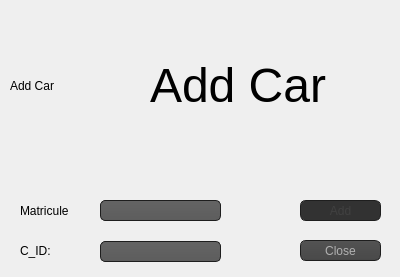
<?xml version="1.0" encoding="UTF-8"?>
<ui version="4.0">
 <class>ADD</class>
 <widget class="QDialog" name="ADD">
  <property name="geometry">
   <rect>
    <x>0</x>
    <y>0</y>
    <width>400</width>
    <height>277</height>
   </rect>
  </property>
  <property name="windowTitle">
   <string>Dialog</string>
  </property>
  <property name="styleSheet">
   <string notr="true">QToolTip
{
     border: 1px solid black;
     background-color: #ffa02f;
     padding: 1px;
     border-radius: 3px;
     opacity: 100;
}

QWidget
{

}

QWidget:item:hover
{
    background-color: QLinearGradient( x1: 0, y1: 0, x2: 0, y2: 1, stop: 0 #ffa02f, stop: 1 #ca0619);
    color: #000000;
}

QWidget:item:selected
{
    background-color: QLinearGradient( x1: 0, y1: 0, x2: 0, y2: 1, stop: 0 #ffa02f, stop: 1 #d7801a);
}

QMenuBar::item
{
    background: transparent;
}

QMenuBar::item:selected
{
    background: transparent;
    border: 1px solid #ffaa00;
}

QMenuBar::item:pressed
{
    background: #444;
    border: 1px solid #000;
    background-color: QLinearGradient(
        x1:0, y1:0,
        x2:0, y2:1,
        stop:1 #212121,
        stop:0.4 #343434/*,
        stop:0.2 #343434,
        stop:0.1 #ffaa00*/
    );
    margin-bottom:-1px;
    padding-bottom:1px;
}

QMenu
{
    border: 1px solid #000;
}

QMenu::item
{
    padding: 2px 20px 2px 20px;
}

QMenu::item:selected
{
    color: #000000;
}

QWidget:disabled
{
    color: #404040;
    background-color: #323232;
}

QAbstractItemView
{
    background-color: QLinearGradient( x1: 0, y1: 0, x2: 0, y2: 1, stop: 0 #4d4d4d, stop: 0.1 #646464, stop: 1 #5d5d5d);
}

QWidget:focus
{
    /*border: 2px solid QLinearGradient( x1: 0, y1: 0, x2: 0, y2: 1, stop: 0 #ffa02f, stop: 1 #d7801a);*/
}

QLineEdit
{
    background-color: QLinearGradient( x1: 0, y1: 0, x2: 0, y2: 1, stop: 0 #4d4d4d, stop: 0 #646464, stop: 1 #5d5d5d);
    padding: 1px;
    border-style: solid;
    border: 1px solid #1e1e1e;
    border-radius: 5;
}

QPushButton
{
    color: #b1b1b1;
    background-color: QLinearGradient( x1: 0, y1: 0, x2: 0, y2: 1, stop: 0 #565656, stop: 0.1 #525252, stop: 0.5 #4e4e4e, stop: 0.9 #4a4a4a, stop: 1 #464646);
    border-width: 1px;
    border-color: #1e1e1e;
    border-style: solid;
    border-radius: 6;
    padding: 3px;
    font-size: 12px;
    padding-left: 5px;
    padding-right: 5px;
}

QPushButton:pressed
{
    background-color: QLinearGradient( x1: 0, y1: 0, x2: 0, y2: 1, stop: 0 #2d2d2d, stop: 0.1 #2b2b2b, stop: 0.5 #292929, stop: 0.9 #282828, stop: 1 #252525);
}

QComboBox
{
    selection-background-color: #ffaa00;
    background-color: QLinearGradient( x1: 0, y1: 0, x2: 0, y2: 1, stop: 0 #565656, stop: 0.1 #525252, stop: 0.5 #4e4e4e, stop: 0.9 #4a4a4a, stop: 1 #464646);
    border-style: solid;
    border: 1px solid #1e1e1e;
    border-radius: 5;
}

QComboBox:hover,QPushButton:hover
{
    border: 2px solid QLinearGradient( x1: 0, y1: 0, x2: 0, y2: 1, stop: 0 #ffa02f, stop: 1 #d7801a);
}


QComboBox:on
{
    padding-top: 3px;
    padding-left: 4px;
    background-color: QLinearGradient( x1: 0, y1: 0, x2: 0, y2: 1, stop: 0 #2d2d2d, stop: 0.1 #2b2b2b, stop: 0.5 #292929, stop: 0.9 #282828, stop: 1 #252525);
    selection-background-color: #ffaa00;
}

QComboBox QAbstractItemView
{
    border: 2px solid darkgray;
    selection-background-color: QLinearGradient( x1: 0, y1: 0, x2: 0, y2: 1, stop: 0 #ffa02f, stop: 1 #d7801a);
}

QComboBox::drop-down
{
     subcontrol-origin: padding;
     subcontrol-position: top right;
     width: 15px;

     border-left-width: 0px;
     border-left-color: darkgray;
     border-left-style: solid; /* just a single line */
     border-top-right-radius: 3px; /* same radius as the QComboBox */
     border-bottom-right-radius: 3px;
 }

QComboBox::down-arrow
{
     image: url(:/down_arrow.png);
}

QGroupBox:focus
{
border: 2px solid QLinearGradient( x1: 0, y1: 0, x2: 0, y2: 1, stop: 0 #ffa02f, stop: 1 #d7801a);
}

QTextEdit:focus
{
    border: 2px solid QLinearGradient( x1: 0, y1: 0, x2: 0, y2: 1, stop: 0 #ffa02f, stop: 1 #d7801a);
}

QScrollBar:horizontal {
     border: 1px solid #222222;
     background: QLinearGradient( x1: 0, y1: 0, x2: 0, y2: 1, stop: 0.0 #121212, stop: 0.2 #282828, stop: 1 #484848);
     height: 7px;
     margin: 0px 16px 0 16px;
}

QScrollBar::handle:horizontal
{
      background: QLinearGradient( x1: 0, y1: 0, x2: 1, y2: 0, stop: 0 #ffa02f, stop: 0.5 #d7801a, stop: 1 #ffa02f);
      min-height: 20px;
      border-radius: 2px;
}

QScrollBar::add-line:horizontal {
      border: 1px solid #1b1b19;
      border-radius: 2px;
      background: QLinearGradient( x1: 0, y1: 0, x2: 1, y2: 0, stop: 0 #ffa02f, stop: 1 #d7801a);
      width: 14px;
      subcontrol-position: right;
      subcontrol-origin: margin;
}

QScrollBar::sub-line:horizontal {
      border: 1px solid #1b1b19;
      border-radius: 2px;
      background: QLinearGradient( x1: 0, y1: 0, x2: 1, y2: 0, stop: 0 #ffa02f, stop: 1 #d7801a);
      width: 14px;
     subcontrol-position: left;
     subcontrol-origin: margin;
}

QScrollBar::right-arrow:horizontal, QScrollBar::left-arrow:horizontal
{
      border: 1px solid black;
      width: 1px;
      height: 1px;
      background: white;
}

QScrollBar::add-page:horizontal, QScrollBar::sub-page:horizontal
{
      background: none;
}

QScrollBar:vertical
{
      background: QLinearGradient( x1: 0, y1: 0, x2: 1, y2: 0, stop: 0.0 #121212, stop: 0.2 #282828, stop: 1 #484848);
      width: 7px;
      margin: 16px 0 16px 0;
      border: 1px solid #222222;
}

QScrollBar::handle:vertical
{
      background: QLinearGradient( x1: 0, y1: 0, x2: 0, y2: 1, stop: 0 #ffa02f, stop: 0.5 #d7801a, stop: 1 #ffa02f);
      min-height: 20px;
      border-radius: 2px;
}

QScrollBar::add-line:vertical
{
      border: 1px solid #1b1b19;
      border-radius: 2px;
      background: QLinearGradient( x1: 0, y1: 0, x2: 0, y2: 1, stop: 0 #ffa02f, stop: 1 #d7801a);
      height: 14px;
      subcontrol-position: bottom;
      subcontrol-origin: margin;
}

QScrollBar::sub-line:vertical
{
      border: 1px solid #1b1b19;
      border-radius: 2px;
      background: QLinearGradient( x1: 0, y1: 0, x2: 0, y2: 1, stop: 0 #d7801a, stop: 1 #ffa02f);
      height: 14px;
      subcontrol-position: top;
      subcontrol-origin: margin;
}

QScrollBar::up-arrow:vertical, QScrollBar::down-arrow:vertical
{
      border: 1px solid black;
      width: 1px;
      height: 1px;
      background: white;
}


QScrollBar::add-page:vertical, QScrollBar::sub-page:vertical
{
      background: none;
}

QTextEdit
{
    background-color: #242424;
}

QPlainTextEdit
{
    background-color: #242424;
}

QHeaderView::section
{
    background-color: QLinearGradient(x1:0, y1:0, x2:0, y2:1, stop:0 #616161, stop: 0.5 #505050, stop: 0.6 #434343, stop:1 #656565);
    color: white;
    padding-left: 4px;
    border: 1px solid #6c6c6c;
}

QCheckBox:disabled
{
color: #414141;
}

QDockWidget::title
{
    text-align: center;
    spacing: 3px; /* spacing between items in the tool bar */
    background-color: QLinearGradient(x1:0, y1:0, x2:0, y2:1, stop:0 #323232, stop: 0.5 #242424, stop:1 #323232);
}

QDockWidget::close-button, QDockWidget::float-button
{
    text-align: center;
    spacing: 1px; /* spacing between items in the tool bar */
    background-color: QLinearGradient(x1:0, y1:0, x2:0, y2:1, stop:0 #323232, stop: 0.5 #242424, stop:1 #323232);
}

QDockWidget::close-button:hover, QDockWidget::float-button:hover
{
    background: #242424;
}

QDockWidget::close-button:pressed, QDockWidget::float-button:pressed
{
    padding: 1px -1px -1px 1px;
}

QMainWindow::separator
{
    background-color: QLinearGradient(x1:0, y1:0, x2:0, y2:1, stop:0 #161616, stop: 0.5 #151515, stop: 0.6 #212121, stop:1 #343434);
    color: white;
    padding-left: 4px;
    border: 1px solid #4c4c4c;
    spacing: 3px; /* spacing between items in the tool bar */
}

QMainWindow::separator:hover
{

    background-color: QLinearGradient(x1:0, y1:0, x2:0, y2:1, stop:0 #d7801a, stop:0.5 #b56c17 stop:1 #ffa02f);
    color: white;
    padding-left: 4px;
    border: 1px solid #6c6c6c;
    spacing: 3px; /* spacing between items in the tool bar */
}

QToolBar::handle
{
     spacing: 3px; /* spacing between items in the tool bar */
     background: url(:/images/handle.png);
}

QMenu::separator
{
    height: 2px;
    background-color: QLinearGradient(x1:0, y1:0, x2:0, y2:1, stop:0 #161616, stop: 0.5 #151515, stop: 0.6 #212121, stop:1 #343434);
    color: white;
    padding-left: 4px;
    margin-left: 10px;
    margin-right: 5px;
}

QProgressBar
{
    border: 2px solid grey;
    border-radius: 5px;
    text-align: center;
}

QProgressBar::chunk
{
    background-color: #d7801a;
    width: 2.15px;
    margin: 0.5px;
}

QTabBar::tab {
    color: #b1b1b1;
    border: 1px solid #444;
    border-bottom-style: none;
    background-color: #323232;
    padding-left: 10px;
    padding-right: 10px;
    padding-top: 3px;
    padding-bottom: 2px;
    margin-right: -1px;
}

QTabWidget::pane {
    border: 1px solid #444;
    top: 1px;
}

QTabBar::tab:last
{
    margin-right: 0; /* the last selected tab has nothing to overlap with on the right */
    border-top-right-radius: 3px;
}

QTabBar::tab:first:!selected
{
 margin-left: 0px; /* the last selected tab has nothing to overlap with on the right */


    border-top-left-radius: 3px;
}

QTabBar::tab:!selected
{
    color: #b1b1b1;
    border-bottom-style: solid;
    margin-top: 3px;
    background-color: QLinearGradient(x1:0, y1:0, x2:0, y2:1, stop:1 #212121, stop:.4 #343434);
}

QTabBar::tab:selected
{
    border-top-left-radius: 3px;
    border-top-right-radius: 3px;
    margin-bottom: 0px;
}

QTabBar::tab:!selected:hover
{
    /*border-top: 2px solid #ffaa00;
    padding-bottom: 3px;*/
    border-top-left-radius: 3px;
    border-top-right-radius: 3px;
    background-color: QLinearGradient(x1:0, y1:0, x2:0, y2:1, stop:1 #212121, stop:0.4 #343434, stop:0.2 #343434, stop:0.1 #ffaa00);
}

QRadioButton::indicator:checked, QRadioButton::indicator:unchecked{
    color: #b1b1b1;
    background-color: #323232;
    border: 1px solid #b1b1b1;
    border-radius: 6px;
}

QRadioButton::indicator:checked
{
    background-color: qradialgradient(
        cx: 0.5, cy: 0.5,
        fx: 0.5, fy: 0.5,
        radius: 1.0,
        stop: 0.25 #ffaa00,
        stop: 0.3 #323232
    );
}

QCheckBox::indicator{
    color: #b1b1b1;
    background-color: #323232;
    border: 1px solid #b1b1b1;
    width: 9px;
    height: 9px;
}

QRadioButton::indicator
{
    border-radius: 6px;
}

QRadioButton::indicator:hover, QCheckBox::indicator:hover
{
    border: 1px solid #ffaa00;
}

QCheckBox::indicator:checked
{
    image:url(:/images/checkbox.png);
}

QCheckBox::indicator:disabled, QRadioButton::indicator:disabled
{
    border: 1px solid #444;
}</string>
  </property>
  <widget class="QLabel" name="label">
   <property name="geometry">
    <rect>
     <x>20</x>
     <y>200</y>
     <width>61</width>
     <height>21</height>
    </rect>
   </property>
   <property name="text">
    <string>Matricule</string>
   </property>
  </widget>
  <widget class="QLabel" name="label_2">
   <property name="geometry">
    <rect>
     <x>20</x>
     <y>240</y>
     <width>71</width>
     <height>21</height>
    </rect>
   </property>
   <property name="text">
    <string>C_ID:</string>
   </property>
  </widget>
  <widget class="QLineEdit" name="lineEdit">
   <property name="geometry">
    <rect>
     <x>100</x>
     <y>200</y>
     <width>121</width>
     <height>21</height>
    </rect>
   </property>
  </widget>
  <widget class="QLineEdit" name="lineEdit_2">
   <property name="geometry">
    <rect>
     <x>100</x>
     <y>241</y>
     <width>121</width>
     <height>21</height>
    </rect>
   </property>
  </widget>
  <widget class="QLabel" name="Icon_2">
   <property name="geometry">
    <rect>
     <x>150</x>
     <y>10</y>
     <width>381</width>
     <height>151</height>
    </rect>
   </property>
   <property name="font">
    <font>
     <pointsize>36</pointsize>
    </font>
   </property>
   <property name="text">
    <string>Add Car</string>
   </property>
  </widget>
  <widget class="QLabel" name="Icon">
   <property name="geometry">
    <rect>
     <x>10</x>
     <y>10</y>
     <width>141</width>
     <height>151</height>
    </rect>
   </property>
   <property name="text">
    <string>Add Car</string>
   </property>
  </widget>
  <widget class="QPushButton" name="Close">
   <property name="enabled">
    <bool>true</bool>
   </property>
   <property name="geometry">
    <rect>
     <x>300</x>
     <y>240</y>
     <width>81</width>
     <height>21</height>
    </rect>
   </property>
   <property name="text">
    <string>Close</string>
   </property>
  </widget>
  <widget class="QPushButton" name="Add">
   <property name="enabled">
    <bool>false</bool>
   </property>
   <property name="geometry">
    <rect>
     <x>300</x>
     <y>200</y>
     <width>81</width>
     <height>21</height>
    </rect>
   </property>
   <property name="text">
    <string>Add</string>
   </property>
  </widget>
 </widget>
 <resources/>
 <connections/>
</ui>
